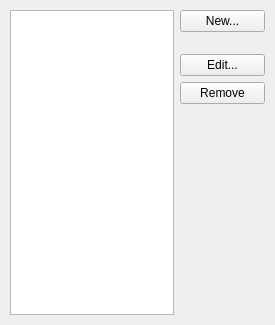
<?xml version="1.0" encoding="UTF-8"?>
<ui version="4.0">
 <class>ViewsDialog</class>
 <widget class="QWidget" name="ViewsDialog">
  <property name="geometry">
   <rect>
    <x>0</x>
    <y>0</y>
    <width>275</width>
    <height>325</height>
   </rect>
  </property>
  <property name="windowTitle">
   <string>Edit Sky Map Views</string>
  </property>
  <layout class="QHBoxLayout">
   <property name="spacing">
    <number>6</number>
   </property>
   <property name="leftMargin">
    <number>10</number>
   </property>
   <property name="topMargin">
    <number>10</number>
   </property>
   <property name="rightMargin">
    <number>10</number>
   </property>
   <property name="bottomMargin">
    <number>10</number>
   </property>
   <item>
    <widget class="QListView" name="ViewListBox">
     <property name="editTriggers">
      <set>QAbstractItemView::NoEditTriggers</set>
     </property>
     <property name="defaultDropAction">
      <enum>Qt::IgnoreAction</enum>
     </property>
     <property name="alternatingRowColors">
      <bool>true</bool>
     </property>
    </widget>
   </item>
   <item>
    <layout class="QVBoxLayout">
     <property name="spacing">
      <number>6</number>
     </property>
     <property name="leftMargin">
      <number>0</number>
     </property>
     <property name="topMargin">
      <number>0</number>
     </property>
     <property name="rightMargin">
      <number>0</number>
     </property>
     <property name="bottomMargin">
      <number>0</number>
     </property>
     <item>
      <widget class="QPushButton" name="NewButton">
       <property name="toolTip">
        <string>Add a new view</string>
       </property>
       <property name="whatsThis">
        <string>Add a new View to the list.  You can define the parity, orientation and other parameters.</string>
       </property>
       <property name="text">
        <string>New...</string>
       </property>
      </widget>
     </item>
     <item>
      <spacer>
       <property name="orientation">
        <enum>Qt::Vertical</enum>
       </property>
       <property name="sizeType">
        <enum>QSizePolicy::Fixed</enum>
       </property>
       <property name="sizeHint" stdset="0">
        <size>
         <width>85</width>
         <height>16</height>
        </size>
       </property>
      </spacer>
     </item>
     <item>
      <widget class="QPushButton" name="EditButton">
       <property name="toolTip">
        <string>Modify the highlighted View</string>
       </property>
       <property name="whatsThis">
        <string>Press this button to modify the highlighted View.  You can change its parameters.</string>
       </property>
       <property name="text">
        <string>Edit...</string>
       </property>
      </widget>
     </item>
     <item>
      <widget class="QPushButton" name="RemoveButton">
       <property name="toolTip">
        <string>Remove highlighted View</string>
       </property>
       <property name="whatsThis">
        <string>Press this button to remove the highlighted View from the list.</string>
       </property>
       <property name="text">
        <string>Remove</string>
       </property>
      </widget>
     </item>
     <item>
      <spacer>
       <property name="orientation">
        <enum>Qt::Vertical</enum>
       </property>
       <property name="sizeType">
        <enum>QSizePolicy::Expanding</enum>
       </property>
       <property name="sizeHint" stdset="0">
        <size>
         <width>85</width>
         <height>126</height>
        </size>
       </property>
      </spacer>
     </item>
    </layout>
   </item>
  </layout>
 </widget>
 <resources/>
 <connections/>
</ui>
